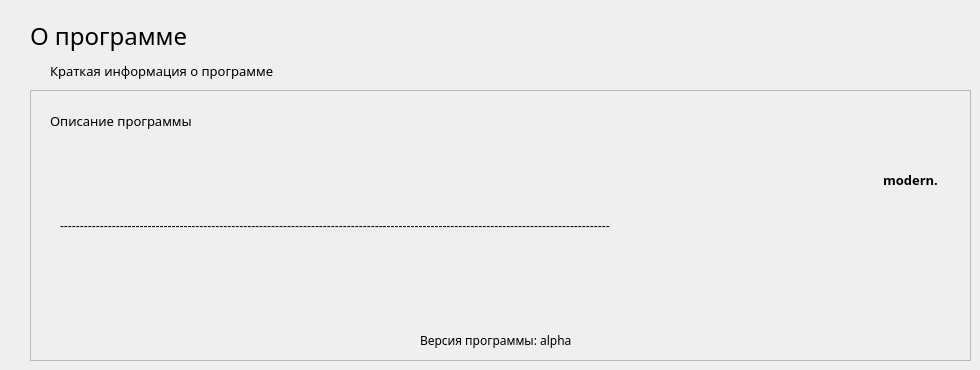
    <widget class="QWidget" name="help_page">
     <widget class="QLabel" name="about_program_title">
      <property name="geometry">
       <rect>
        <x>30</x>
        <y>10</y>
        <width>311</width>
        <height>51</height>
       </rect>
      </property>
      <property name="font">
       <font>
        <family>Bahnschrift Light</family>
        <pointsize>18</pointsize>
       </font>
      </property>
      <property name="text">
       <string>О программе</string>
      </property>
     </widget>
     <widget class="QLabel" name="about_program_subtitle">
      <property name="geometry">
       <rect>
        <x>50</x>
        <y>60</y>
        <width>381</width>
        <height>21</height>
       </rect>
      </property>
      <property name="font">
       <font>
        <family>Bahnschrift Light</family>
        <pointsize>10</pointsize>
       </font>
      </property>
      <property name="text">
       <string>Краткая информация о программе</string>
      </property>
     </widget>
     <widget class="QFrame" name="about_program_frame">
      <property name="geometry">
       <rect>
        <x>30</x>
        <y>90</y>
        <width>941</width>
        <height>271</height>
       </rect>
      </property>
      <property name="frameShape">
       <enum>QFrame::StyledPanel</enum>
      </property>
      <property name="frameShadow">
       <enum>QFrame::Raised</enum>
      </property>
      <widget class="QLabel" name="developers_icon">
       <property name="geometry">
        <rect>
         <x>850</x>
         <y>20</y>
         <width>60</width>
         <height>60</height>
        </rect>
       </property>
       <property name="text">
        <string/>
       </property>
       <property name="pixmap">
        <pixmap>../icons/mammoth_icon.png</pixmap>
       </property>
       <property name="scaledContents">
        <bool>true</bool>
       </property>
      </widget>
      <widget class="QLabel" name="developers_name">
       <property name="geometry">
        <rect>
         <x>840</x>
         <y>80</y>
         <width>81</width>
         <height>20</height>
        </rect>
       </property>
       <property name="font">
        <font>
         <family>Bahnschrift Light</family>
         <pointsize>10</pointsize>
         <weight>75</weight>
         <bold>true</bold>
        </font>
       </property>
       <property name="text">
        <string>modern.</string>
       </property>
       <property name="alignment">
        <set>Qt::AlignCenter</set>
       </property>
      </widget>
      <widget class="QLabel" name="program_version">
       <property name="geometry">
        <rect>
         <x>390</x>
         <y>240</y>
         <width>161</width>
         <height>20</height>
        </rect>
       </property>
       <property name="font">
        <font>
         <family>Bahnschrift Light</family>
        </font>
       </property>
       <property name="text">
        <string>Версия программы: alpha</string>
       </property>
      </widget>
      <widget class="QLabel" name="description_program_title">
       <property name="geometry">
        <rect>
         <x>20</x>
         <y>20</y>
         <width>171</width>
         <height>21</height>
        </rect>
       </property>
       <property name="font">
        <font>
         <family>Bahnschrift Light</family>
         <pointsize>10</pointsize>
        </font>
       </property>
       <property name="text">
        <string>Описание программы</string>
       </property>
      </widget>
      <widget class="QLabel" name="description_program">
       <property name="geometry">
        <rect>
         <x>30</x>
         <y>50</y>
         <width>771</width>
         <height>171</height>
        </rect>
       </property>
       <property name="text">
        <string>------------------------------------------------------------------------------------------------------------------------------------------</string>
       </property>
      </widget>
     </widget>
    </widget>
